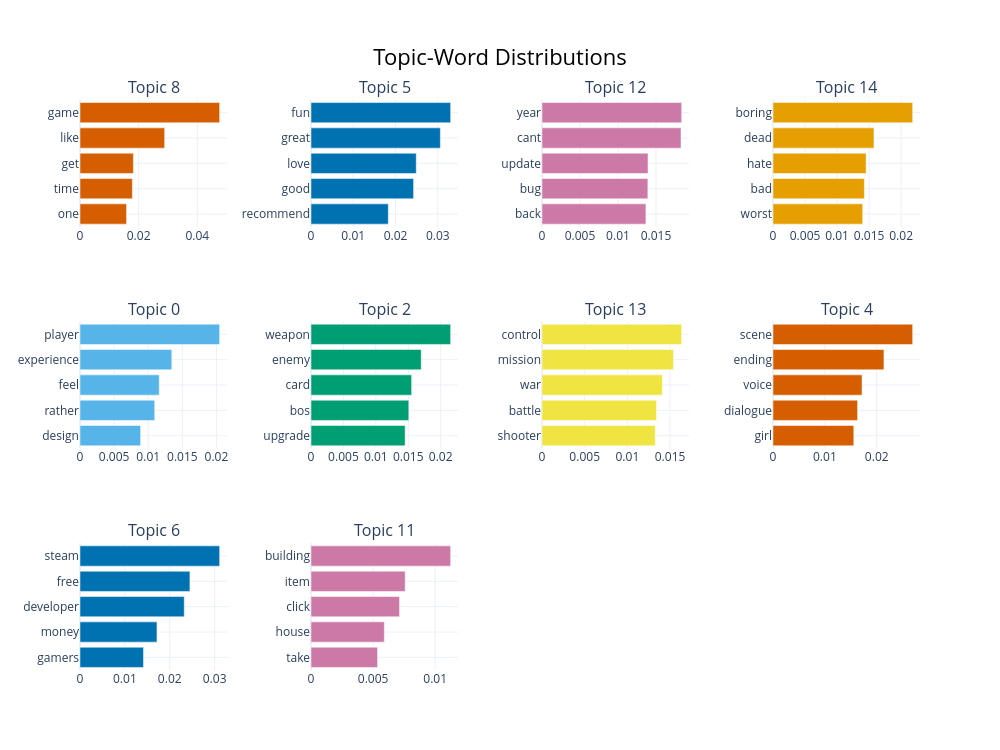

Source (notebook cell):
### Code cell
fig = model.visualize_topic(top_n=10)
fig.show()

### Figure 1 — Plotly figure (JSON) as saved in the notebook; plotly's stock layout.template omitted (floating-point values rounded to 4 significant figures)
{"data": [{"marker": {"color": "#D55E00"}, "orientation": "h", "type": "bar", "x": [0.01588, 0.01786, 0.01821, 0.02888, 0.04763], "xaxis": "x", "y": ["one", "time", "get", "like", "game"], "yaxis": "y"}, {"marker": {"color": "#0072B2"}, "orientation": "h", "type": "bar", "x": [0.01829, 0.02427, 0.0249, 0.0306, 0.03304], "xaxis": "x2", "y": ["recommend", "good", "love", "great", "fun"], "yaxis": "y2"}, {"marker": {"color": "#CC79A7"}, "orientation": "h", "type": "bar", "x": [0.01368, 0.01393, 0.01395, 0.01829, 0.01838], "xaxis": "x3", "y": ["back", "bug", "update", "cant", "year"], "yaxis": "y3"}, {"marker": {"color": "#E69F00"}, "orientation": "h", "type": "bar", "x": [0.014, 0.01426, 0.01453, 0.01576, 0.0218], "xaxis": "x4", "y": ["worst", "bad", "hate", "dead", "boring"], "yaxis": "y4"}, {"marker": {"color": "#56B4E9"}, "orientation": "h", "type": "bar", "x": [0.008884, 0.01095, 0.01161, 0.01346, 0.02047], "xaxis": "x5", "y": ["design", "rather", "feel", "experience", "player"], "yaxis": "y5"}, {"marker": {"color": "#009E73"}, "orientation": "h", "type": "bar", "x": [0.01452, 0.01509, 0.01553, 0.017, 0.02154], "xaxis": "x6", "y": ["upgrade", "bos", "card", "enemy", "weapon"], "yaxis": "y6"}, {"marker": {"color": "#F0E442"}, "orientation": "h", "type": "bar", "x": [0.01327, 0.01341, 0.01411, 0.0154, 0.01636], "xaxis": "x7", "y": ["shooter", "battle", "war", "mission", "control"], "yaxis": "y7"}, {"marker": {"color": "#D55E00"}, "orientation": "h", "type": "bar", "x": [0.01557, 0.01631, 0.01716, 0.02138, 0.02692], "xaxis": "x8", "y": ["girl", "dialogue", "voice", "ending", "scene"], "yaxis": "y8"}, {"marker": {"color": "#0072B2"}, "orientation": "h", "type": "bar", "x": [0.01415, 0.01716, 0.02324, 0.0245, 0.03113], "xaxis": "x9", "y": ["gamers", "money", "developer", "free", "steam"], "yaxis": "y9"}, {"marker": {"color": "#CC79A7"}, "orientation": "h", "type": "bar", "x": [0.005363, 0.005908, 0.007133, 0.007586, 0.01125], "xaxis": "x10", "y": ["take", "house", "click", "item", "building"], "yaxis": "y10"}], "layout": {"annotations": [{"font": {"size": 16}, "showarrow": false, "text": "Topic 8", "x": 0.0875, "xanchor": "center", "xref": "paper", "y": 1, "yanchor": "bottom", "yref": "paper"}, {"font": {"size": 16}, "showarrow": false, "text": "Topic 5", "x": 0.3625, "xanchor": "center", "xref": "paper", "y": 1, "yanchor": "bottom", "yref": "paper"}, {"font": {"size": 16}, "showarrow": false, "text": "Topic 12", "x": 0.6375, "xanchor": "center", "xref": "paper", "y": 1, "yanchor": "bottom", "yref": "paper"}, {"font": {"size": 16}, "showarrow": false, "text": "Topic 14", "x": 0.9125, "xanchor": "center", "xref": "paper", "y": 1, "yanchor": "bottom", "yref": "paper"}, {"font": {"size": 16}, "showarrow": false, "text": "Topic 0", "x": 0.0875, "xanchor": "center", "xref": "paper", "y": 0.6111, "yanchor": "bottom", "yref": "paper"}, {"font": {"size": 16}, "showarrow": false, "text": "Topic 2", "x": 0.3625, "xanchor": "center", "xref": "paper", "y": 0.6111, "yanchor": "bottom", "yref": "paper"}, {"font": {"size": 16}, "showarrow": false, "text": "Topic 13", "x": 0.6375, "xanchor": "center", "xref": "paper", "y": 0.6111, "yanchor": "bottom", "yref": "paper"}, {"font": {"size": 16}, "showarrow": false, "text": "Topic 4", "x": 0.9125, "xanchor": "center", "xref": "paper", "y": 0.6111, "yanchor": "bottom", "yref": "paper"}, {"font": {"size": 16}, "showarrow": false, "text": "Topic 6", "x": 0.0875, "xanchor": "center", "xref": "paper", "y": 0.2222, "yanchor": "bottom", "yref": "paper"}, {"font": {"size": 16}, "showarrow": false, "text": "Topic 11", "x": 0.3625, "xanchor": "center", "xref": "paper", "y": 0.2222, "yanchor": "bottom", "yref": "paper"}], "height": 750, "hoverlabel": {"bgcolor": "white", "font": {"family": "Rockwell", "size": 16}}, "showlegend": false, "title": {"font": {"color": "Black", "size": 22}, "text": "Topic-Word Distributions", "x": 0.5, "xanchor": "center", "yanchor": "top"}, "width": 1000, "xaxis": {"anchor": "y", "domain": [0, 0.175], "showgrid": true}, "xaxis10": {"anchor": "y10", "domain": [0.275, 0.45], "showgrid": true}, "xaxis11": {"anchor": "y11", "domain": [0.55, 0.725], "showgrid": true}, "xaxis12": {"anchor": "y12", "domain": [0.825, 1], "showgrid": true}, "xaxis2": {"anchor": "y2", "domain": [0.275, 0.45], "showgrid": true}, "xaxis3": {"anchor": "y3", "domain": [0.55, 0.725], "showgrid": true}, "xaxis4": {"anchor": "y4", "domain": [0.825, 1], "showgrid": true}, "xaxis5": {"anchor": "y5", "domain": [0, 0.175], "showgrid": true}, "xaxis6": {"anchor": "y6", "domain": [0.275, 0.45], "showgrid": true}, "xaxis7": {"anchor": "y7", "domain": [0.55, 0.725], "showgrid": true}, "xaxis8": {"anchor": "y8", "domain": [0.825, 1], "showgrid": true}, "xaxis9": {"anchor": "y9", "domain": [0, 0.175], "showgrid": true}, "yaxis": {"anchor": "x", "domain": [0.7778, 1], "showgrid": true}, "yaxis10": {"anchor": "x10", "domain": [0, 0.2222], "showgrid": true}, "yaxis11": {"anchor": "x11", "domain": [0, 0.2222], "showgrid": true}, "yaxis12": {"anchor": "x12", "domain": [0, 0.2222], "showgrid": true}, "yaxis2": {"anchor": "x2", "domain": [0.7778, 1], "showgrid": true}, "yaxis3": {"anchor": "x3", "domain": [0.7778, 1], "showgrid": true}, "yaxis4": {"anchor": "x4", "domain": [0.7778, 1], "showgrid": true}, "yaxis5": {"anchor": "x5", "domain": [0.3889, 0.6111], "showgrid": true}, "yaxis6": {"anchor": "x6", "domain": [0.3889, 0.6111], "showgrid": true}, "yaxis7": {"anchor": "x7", "domain": [0.3889, 0.6111], "showgrid": true}, "yaxis8": {"anchor": "x8", "domain": [0.3889, 0.6111], "showgrid": true}, "yaxis9": {"anchor": "x9", "domain": [0, 0.2222], "showgrid": true}}}
